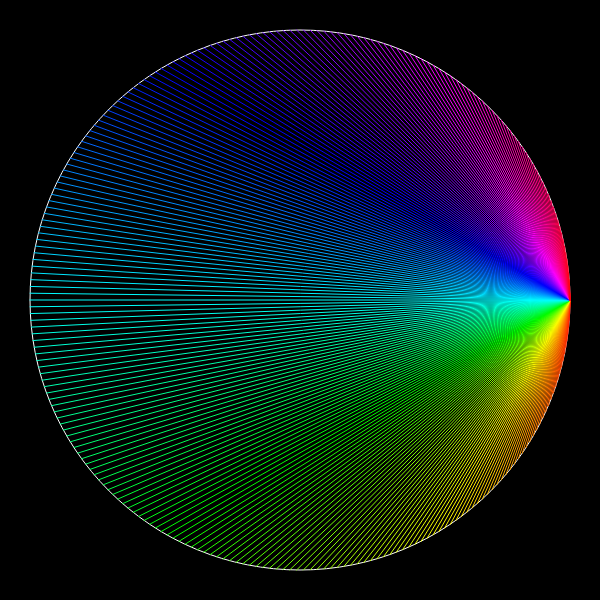
Frame 1 (no input)
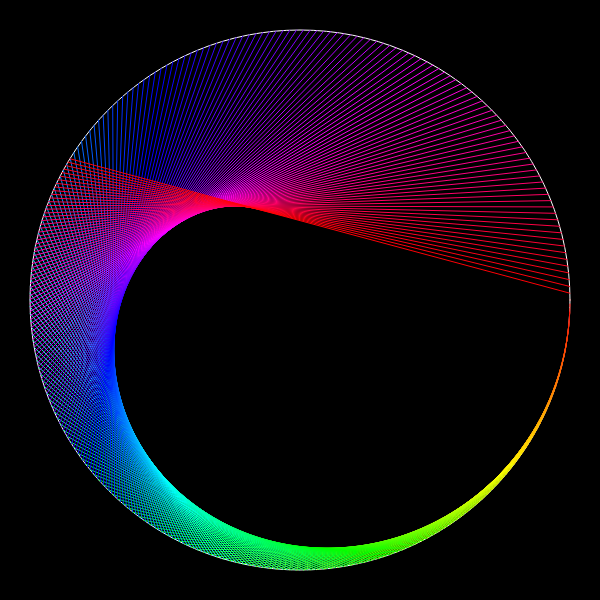
Frame 60 (no input)
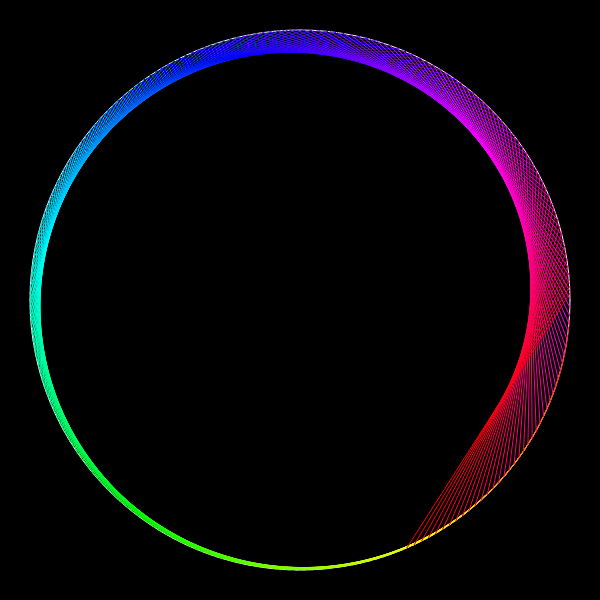
Frame 120 (the mouse pressed at the canvas centre since frame 60)

The p5.js sketch that drew these frames (run headless with seeded random() and noise() and a simulated clock; from frame 60 on, the mouse is pressed at the canvas centre):

// p5.js sketch
// ── sketch.js

/** Initializing the global multiplier variable N and the
 *  multiplier step dN and the amount of points on the
 *  circle PTS and a raius R.
 */
let n = 0;
let dn = 0.01;
let pts = 250;
let r;

/** Creating a canvas and precalculating the radius r. */
function setup() {
  createCanvas(600, 600);
  r = 0.45 * width;
}

function draw() {

  /** Applying a new translation and setting HSB color mode. */
  applyMatrix();
  colorMode(HSB, pts);
  translate(width / 2, height / 2);

  /** Drawing the circle and background. */
  background(0);
  noFill();
  stroke(255);
  ellipse(0, 0, 2 * r, 2 * r);

  /** Drawing each line by calculating the starting angle s
   *  and ending angle e and setting the hue.
   */
  for (let i = 0; i < pts; i ++) {
      stroke(i, pts, pts);
      let s = i * (TWO_PI / pts);
      let e = (n * i) * (TWO_PI / pts);
      line(r * cos(s), r * sin(s), r * cos(e), r * sin(e));
  }

  /** Increasing N each frame by dN. */
  n += dn;

  /** Resetting the translation. */
  resetMatrix();
}
